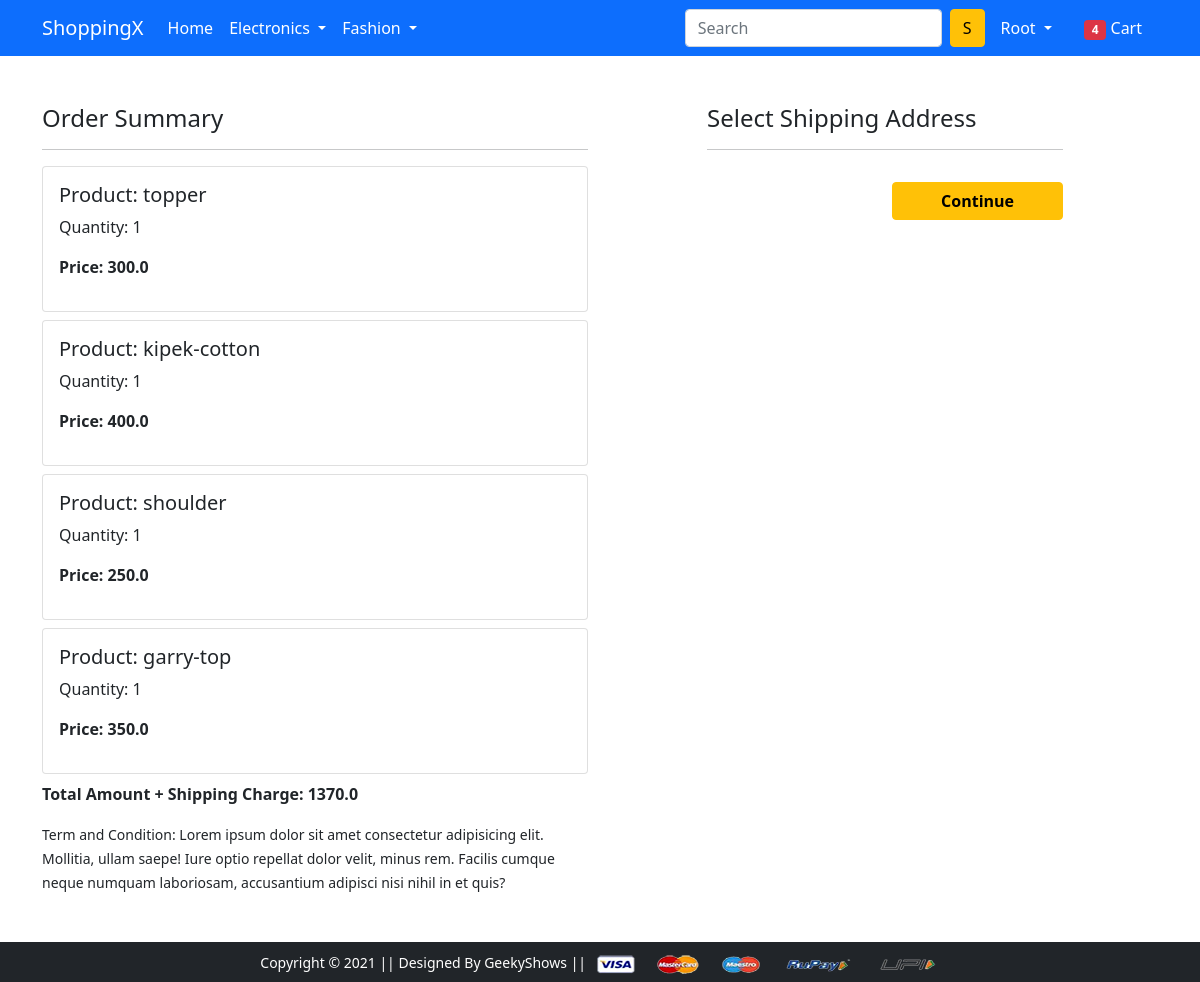
Screenshot of /checkout/ (signed in) with the database file from the repository.
### app/models.py (models this page shows, shortened)
class Cart(models.Model):
 user = models.ForeignKey(User, on_delete=models.CASCADE)
 product = models.ForeignKey(Product, on_delete=models.CASCADE)
 quantity = models.PositiveIntegerField(default=1)
 @property
 def total_cost(self):
   return self.quantity * self.product.selling_price-self.product.discounted_price

class Product(models.Model):
 title = models.CharField(max_length=100)
 selling_price = models.FloatField()
 discounted_price = models.FloatField()
 description = models.TextField()
 brand = models.CharField(max_length=100)
 category = models.CharField( choices=CATEGORY_CHOICES, max_length=2)
 product_image = models.ImageField(upload_to='productimg')

### app/views.py (the view)
# urls.py: path('checkout/', views.checkout, name='checkout'),
@login_required()
def checkout(request):
    usr=request.user
    prod=Cart.objects.filter(user=usr)
    addres=Customer.objects.filter(user=usr)
    amount=0.0
    shipping_amount=70.0
    total_amount=0.0
    prod_list=[p for p in Cart.objects.all() if p.user==usr]
    if prod_list:
        for i in prod_list:
            tempamt=(i.product.selling_price * i.quantity)-(i.product.discounted_price * i.quantity)
            amount+=tempamt
        total_amount=amount+shipping_amount
    return render(request, 'app/checkout.html',{'address':addres,'totalamount':total_amount,'cartdetails':prod})

### app/templates/app/checkout.html (shortened to what this page needs)
{% extends 'app/base.html' %}
{% load static %}
{% block main-content %}
<div class="container">
 <div class="row mt-5">
  <div class="col-sm-6">
    <h4>Order Summary</h4>
    <hr>
    {% for i in cartdetails %}
      <div class="card mb-2">
        <div class="card-body">
          <h5>Product: {{i.product.title}}</h5>
          <p>Quantity: {{i.quantity}}</p>
          <p class="fw-bold">Price: {{i.total_cost}}</p>
        </div>
      </div>{% endfor %}
      <p><b>Total Amount + Shipping Charge: {{totalamount}}</b></p>
    <small>Term and Condition: Lorem ipsum dolor sit amet consectetur adipisicing elit. Mollitia, ullam saepe! Iure optio repellat dolor velit, minus rem. Facilis cumque neque numquam laboriosam, accusantium adipisci nisi nihil in et quis?</small>
  </div>
  <div class="col-sm-4 offset-sm-1">
    <h4>Select Shipping Address</h4>
    <hr>
        <div class="text-end">
          <button type="submit" class="btn btn-warning mt-3 px-5 fw-bold">Continue</button>
        </div>
    </div>
  </div>
</div>
{% endblock main-content %}

### app/templates/app/base.html (shortened to what this page needs)
<!doctype html>
{% load static %}
<html lang="en">
  <head>
    <link href="https://cdn.jsdelivr.net/npm/bootstrap@5.0.0-beta1/dist/css/bootstrap.min.css" rel="stylesheet">
    <link rel="stylesheet" href="{% static 'app/css/owl.carousel.min.css' %}">
    <link rel="stylesheet" href="{% static 'app/css/all.min.css' %}">
    <link rel="stylesheet" href="{% static 'app/css/style.css' %}">
  </head>
  <body>
    <nav class="navbar navbar-expand-lg navbar-dark bg-primary">
     <div class="container">
       <a class="navbar-brand" href="/">ShoppingX</a>
       <div class="collapse navbar-collapse" id="navbarSupportedContent">
         <ul class="navbar-nav me-auto mb-2 mb-lg-0">
           <li class="nav-item">
             <a class="nav-link active" aria-current="page" href="/">Home</a>
           </li>
           <li class="nav-item dropdown">
             <a class="nav-link dropdown-toggle text-white" href="#" id="electronicsDropdown" role="button" data-bs-toggle="dropdown" aria-expanded="false">
               Electronics
             </a>
           </li>
           <li class="nav-item dropdown">
             <a class="nav-link dropdown-toggle text-white" href="#" id="fashionDropdown" role="button" data-bs-toggle="dropdown" aria-expanded="false">
               Fashion
             </a>
           </li>
         </ul>
         <form class="d-flex">
           <input class="form-control me-2" type="search" placeholder="Search" aria-label="Search">
           <button class="btn btn-warning" type="submit">S</button>
         </form>
         <div>
          <ul class="navbar-nav me-auto mb-2 mb-lg-0">{% if request.user.is_authenticated %}
           <li class="nav-item dropdown mx-2">
              <a class="nav-link dropdown-toggle text-white" href="#" id="profileDropdown" role="button" data-bs-toggle="dropdown" aria-expanded="false">
                <span class="text-capitalize">{{request.user.username}}</span>
              </a>
            </li>
            <li class="nav-item mx-2">
             <a href="{% url 'cart' %}" class="nav-link text-white"><span class="badge bg-danger">4</span> Cart </a>
            </li>{% endif %}
          </ul>
         </div>
       </div>
     </div>
    </nav>
    {% block main-content %} {% endblock main-content %}
    <footer class="container-fluid bg-dark text-center p-2 mt-5">
        <small class="text-white">Copyright &copy; 2021 || Designed By GeekyShows || </small>
        <img src="{% static 'app/images/payment.png' %}" alt="" srcset="" class="img-fluid" height="2px">
    </footer>
  </body>
</html>

### rows the page displays
Cart: product "topper", quantity "1", total_cost "300.0"
Cart: product "kipek-cotton", quantity "1", total_cost "400.0"
Cart: product "shoulder", quantity "1", total_cost "250.0"
Cart: product "garry-top", quantity "1", total_cost "350.0"

### other values shown
{{ request.user.username }} "Root"
{{ totalamount }} "1370.0"
